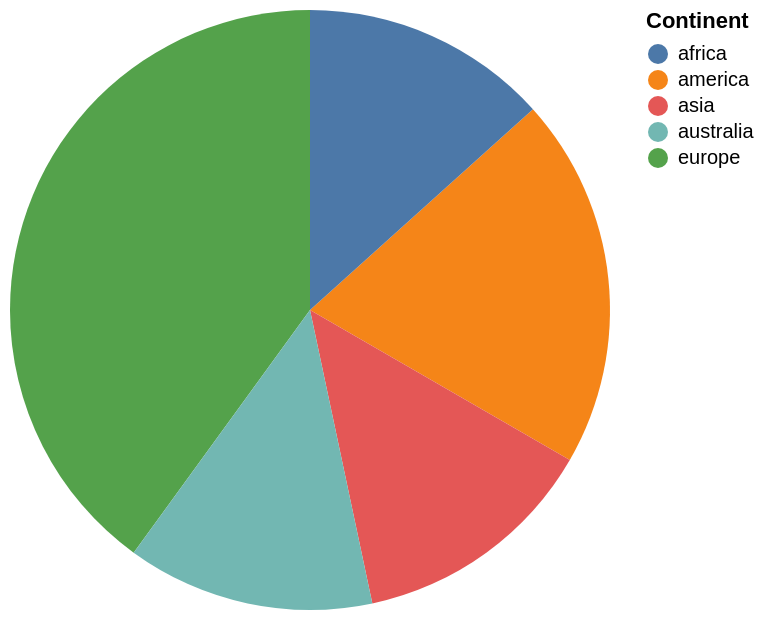

The specification (Vega-Lite) saved for this image:
### Vega-Lite specification from a JSON file in a GitHub repository (floating-point values rounded to 4 significant figures)
{"data": {"values": [{"x_data": "america", "y_data": 3}, {"x_data": "europe", "y_data": 6}, {"x_data": "asia", "y_data": 2}, {"x_data": "africa", "y_data": 2}, {"x_data": "australia", "y_data": 2}]}, "mark": "arc", "encoding": {"theta": {"field": "y_data", "type": "quantitative", "title": "count(*)"}, "color": {"field": "x_data", "type": "nominal", "title": "Continent"}}}
